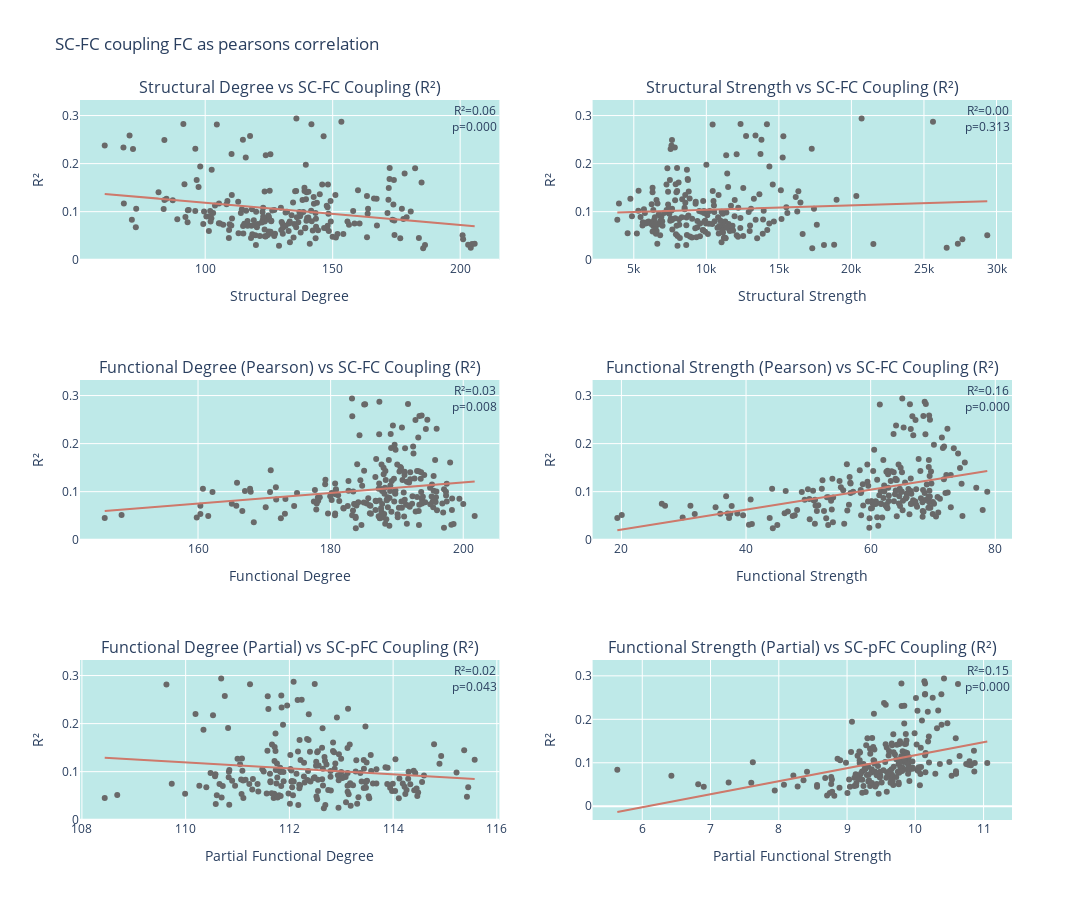

This figure's notebook cell:
### Markdown cell above
### Correlation between coupling R^2 and degree/strength

### Code cell
import plotly.graph_objects as go
from plotly.subplots import make_subplots
from scipy.stats import linregress

# Create a 3x2 subplot figure
fig = make_subplots(rows=3, cols=2, subplot_titles=(
    'Structural Degree vs SC-FC Coupling (R²)',
    'Structural Strength vs SC-FC Coupling (R²)',
    'Functional Degree (Pearson) vs SC-FC Coupling (R²)',
    'Functional Strength (Pearson) vs SC-FC Coupling (R²)',
    'Functional Degree (Partial) vs SC-pFC Coupling (R²)', #makre sure to load pFC for this
    'Functional Strength (Partial) vs SC-pFC Coupling (R²)'  #makre sure to load pFC for this
))

# Define the data sets
data_sets = [
    (sc_degree_mean, 'Structural Degree', 'R²', 1, 1),
    (sc_strength_mean, 'Structural Strength', 'R²', 1, 2),
    (fc_degree_mean, 'Functional Degree', 'R²', 2, 1),
    (fc_strength_mean, 'Functional Strength', 'R²', 2, 2),
    (pfc_degree_mean, 'Partial Functional Degree', 'R²', 3, 1),
    (pfc_strength_mean, 'Partial Functional Strength', 'R²', 3, 2)
]

# Loop through each data set and create the scatter and regression line plots
for datas, x_title, y_title, row, col in data_sets:
    slope, intercept, r_value, p_value, std_err = linregress(datas, data_mean)
    regression_line = slope * datas + intercept
    
    # Add scatter plot with grey markers
    fig.add_trace(go.Scatter(x=datas, y=data_mean, mode='markers', marker=dict(color='dimgrey'), name='', showlegend=False), row=row, col=col)
    
    # Add regression line
    fig.add_trace(go.Scatter(x=datas, y=regression_line, mode='lines', 
                             name=f'Regression line', 
                             line=dict(color='rgb(206, 121, 107)'), showlegend=False), row=row, col=col)
    
    # Add annotation for R² and p-value
    fig.add_annotation(
        xref=f"x{col if row == 1 else col + (row-1)*2}",
        yref=f"y{col if row == 1 else col + (row-1)*2}",
        x=max(datas),
        y=max(data_mean),
        text=f"R²={r_value**2:.2f}<br>p={p_value:.3f}",
        showarrow=False
    )
    
    # Update axis titles
    fig.update_xaxes(title_text=x_title, row=row, col=col)
    fig.update_yaxes(title_text=y_title, row=row, col=col)

fig.update_layout(height=900, width=1100, title_text="SC-FC coupling FC as pearsons correlation", 
                  plot_bgcolor='rgb(190, 233, 232)', paper_bgcolor='white')

fig.show()
fig.write_image(f"degree_strength_{files}_{analysis}_{folder}.svg")

### Figure 1 — Plotly figure (JSON) as saved in the notebook; plotly's stock layout.template omitted (floating-point values rounded to 4 significant figures; data arrays with more than 128 entries replaced by an {"elided": "..."} marker saying what was removed)
{"data": [{"marker": {"color": "dimgrey"}, "mode": "markers", "name": "", "showlegend": false, "type": "scatter", "x": {"elided": "216 float values"}, "xaxis": "x", "y": {"elided": "216 float values"}, "yaxis": "y"}, {"line": {"color": "rgb(206, 121, 107)"}, "mode": "lines", "name": "Regression line", "showlegend": false, "type": "scatter", "x": {"elided": "216 float values"}, "xaxis": "x", "y": {"elided": "216 float values"}, "yaxis": "y"}, {"marker": {"color": "dimgrey"}, "mode": "markers", "name": "", "showlegend": false, "type": "scatter", "x": {"elided": "216 float values"}, "xaxis": "x2", "y": {"elided": "216 float values"}, "yaxis": "y2"}, {"line": {"color": "rgb(206, 121, 107)"}, "mode": "lines", "name": "Regression line", "showlegend": false, "type": "scatter", "x": {"elided": "216 float values"}, "xaxis": "x2", "y": {"elided": "216 float values"}, "yaxis": "y2"}, {"marker": {"color": "dimgrey"}, "mode": "markers", "name": "", "showlegend": false, "type": "scatter", "x": {"elided": "216 float values"}, "xaxis": "x3", "y": {"elided": "216 float values"}, "yaxis": "y3"}, {"line": {"color": "rgb(206, 121, 107)"}, "mode": "lines", "name": "Regression line", "showlegend": false, "type": "scatter", "x": {"elided": "216 float values"}, "xaxis": "x3", "y": {"elided": "216 float values"}, "yaxis": "y3"}, {"marker": {"color": "dimgrey"}, "mode": "markers", "name": "", "showlegend": false, "type": "scatter", "x": {"elided": "216 float values"}, "xaxis": "x4", "y": {"elided": "216 float values"}, "yaxis": "y4"}, {"line": {"color": "rgb(206, 121, 107)"}, "mode": "lines", "name": "Regression line", "showlegend": false, "type": "scatter", "x": {"elided": "216 float values"}, "xaxis": "x4", "y": {"elided": "216 float values"}, "yaxis": "y4"}, {"marker": {"color": "dimgrey"}, "mode": "markers", "name": "", "showlegend": false, "type": "scatter", "x": {"elided": "216 float values"}, "xaxis": "x5", "y": {"elided": "216 float values"}, "yaxis": "y5"}, {"line": {"color": "rgb(206, 121, 107)"}, "mode": "lines", "name": "Regression line", "showlegend": false, "type": "scatter", "x": {"elided": "216 float values"}, "xaxis": "x5", "y": {"elided": "216 float values"}, "yaxis": "y5"}, {"marker": {"color": "dimgrey"}, "mode": "markers", "name": "", "showlegend": false, "type": "scatter", "x": {"elided": "216 float values"}, "xaxis": "x6", "y": {"elided": "216 float values"}, "yaxis": "y6"}, {"line": {"color": "rgb(206, 121, 107)"}, "mode": "lines", "name": "Regression line", "showlegend": false, "type": "scatter", "x": {"elided": "216 float values"}, "xaxis": "x6", "y": {"elided": "216 float values"}, "yaxis": "y6"}], "layout": {"annotations": [{"font": {"size": 16}, "showarrow": false, "text": "Structural Degree vs SC-FC Coupling (R²)", "x": 0.225, "xanchor": "center", "xref": "paper", "y": 1, "yanchor": "bottom", "yref": "paper"}, {"font": {"size": 16}, "showarrow": false, "text": "Structural Strength vs SC-FC Coupling (R²)", "x": 0.775, "xanchor": "center", "xref": "paper", "y": 1, "yanchor": "bottom", "yref": "paper"}, {"font": {"size": 16}, "showarrow": false, "text": "Functional Degree (Pearson) vs SC-FC Coupling (R²)", "x": 0.225, "xanchor": "center", "xref": "paper", "y": 0.6111, "yanchor": "bottom", "yref": "paper"}, {"font": {"size": 16}, "showarrow": false, "text": "Functional Strength (Pearson) vs SC-FC Coupling (R²)", "x": 0.775, "xanchor": "center", "xref": "paper", "y": 0.6111, "yanchor": "bottom", "yref": "paper"}, {"font": {"size": 16}, "showarrow": false, "text": "Functional Degree (Partial) vs SC-pFC Coupling (R²)", "x": 0.225, "xanchor": "center", "xref": "paper", "y": 0.2222, "yanchor": "bottom", "yref": "paper"}, {"font": {"size": 16}, "showarrow": false, "text": "Functional Strength (Partial) vs SC-pFC Coupling (R²)", "x": 0.775, "xanchor": "center", "xref": "paper", "y": 0.2222, "yanchor": "bottom", "yref": "paper"}, {"showarrow": false, "text": "R²=0.06<br>p=0.000", "x": 205.7, "xref": "x", "y": 0.2939, "yref": "y"}, {"showarrow": false, "text": "R²=0.00<br>p=0.313", "x": 29360.0, "xref": "x2", "y": 0.2939, "yref": "y2"}, {"showarrow": false, "text": "R²=0.03<br>p=0.008", "x": 201.7, "xref": "x3", "y": 0.2939, "yref": "y3"}, {"showarrow": false, "text": "R²=0.16<br>p=0.000", "x": 78.72, "xref": "x4", "y": 0.2939, "yref": "y4"}, {"showarrow": false, "text": "R²=0.02<br>p=0.043", "x": 115.6, "xref": "x5", "y": 0.2939, "yref": "y5"}, {"showarrow": false, "text": "R²=0.15<br>p=0.000", "x": 11.05, "xref": "x6", "y": 0.2939, "yref": "y6"}], "height": 900, "paper_bgcolor": "white", "plot_bgcolor": "rgb(190, 233, 232)", "title": {"text": "SC-FC coupling FC as pearsons correlation"}, "width": 1100, "xaxis": {"anchor": "y", "autorange": true, "domain": [0, 0.45], "range": [50.92, 215.4], "title": {"text": "Structural Degree"}, "type": "linear"}, "xaxis2": {"anchor": "y2", "autorange": true, "domain": [0.55, 1], "range": [2163.0, 31070.0], "title": {"text": "Structural Strength"}, "type": "linear"}, "xaxis3": {"anchor": "y3", "autorange": true, "domain": [0, 0.45], "range": [142.2, 205.5], "title": {"text": "Functional Degree"}, "type": "linear"}, "xaxis4": {"anchor": "y4", "autorange": true, "domain": [0.55, 1], "range": [15.38, 82.68], "title": {"text": "Functional Strength"}, "type": "linear"}, "xaxis5": {"anchor": "y5", "autorange": true, "domain": [0, 0.45], "range": [108.0, 116.0], "title": {"text": "Partial Functional Degree"}, "type": "linear"}, "xaxis6": {"anchor": "y6", "autorange": true, "domain": [0.55, 1], "range": [5.273, 11.42], "title": {"text": "Partial Functional Strength"}, "type": "linear"}, "yaxis": {"anchor": "x", "autorange": true, "domain": [0.7778, 1], "range": [-0.0004586, 0.3312], "title": {"text": "R²"}, "type": "linear"}, "yaxis2": {"anchor": "x2", "autorange": true, "domain": [0.7778, 1], "range": [-0.0004586, 0.3312], "title": {"text": "R²"}, "type": "linear"}, "yaxis3": {"anchor": "x3", "autorange": true, "domain": [0.3889, 0.6111], "range": [-0.0004586, 0.3312], "title": {"text": "R²"}, "type": "linear"}, "yaxis4": {"anchor": "x4", "autorange": true, "domain": [0.3889, 0.6111], "range": [-0.0004586, 0.3312], "title": {"text": "R²"}, "type": "linear"}, "yaxis5": {"anchor": "x5", "autorange": true, "domain": [0, 0.2222], "range": [-0.0004586, 0.3312], "title": {"text": "R²"}, "type": "linear"}, "yaxis6": {"anchor": "x6", "autorange": true, "domain": [0, 0.2222], "range": [-0.03155, 0.3351], "title": {"text": "R²"}, "type": "linear"}}}
